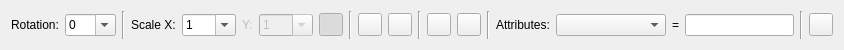
<?xml version="1.0" encoding="UTF-8"?>
<ui version="4.0">
 <class>InsertBlock</class>
 <widget class="QWidget" name="InsertBlock">
  <property name="geometry">
   <rect>
    <x>0</x>
    <y>0</y>
    <width>844</width>
    <height>50</height>
   </rect>
  </property>
  <layout class="QHBoxLayout" name="horizontalLayout">
   <item>
    <widget class="QLabel" name="label_2">
     <property name="text">
      <string>Rotation:</string>
     </property>
    </widget>
   </item>
   <item>
    <widget class="QComboBox" name="Rotation">
     <property name="minimumSize">
      <size>
       <width>50</width>
       <height>0</height>
      </size>
     </property>
     <property name="maximumSize">
      <size>
       <width>75</width>
       <height>16777215</height>
      </size>
     </property>
     <property name="toolTip">
      <string>Rotate block&lt;br&gt;by this angle</string>
     </property>
     <property name="editable">
      <bool>true</bool>
     </property>
     <item>
      <property name="text">
       <string notr="true">0</string>
      </property>
     </item>
     <item>
      <property name="text">
       <string notr="true">30</string>
      </property>
     </item>
     <item>
      <property name="text">
       <string notr="true">45</string>
      </property>
     </item>
     <item>
      <property name="text">
       <string notr="true">60</string>
      </property>
     </item>
     <item>
      <property name="text">
       <string notr="true">90</string>
      </property>
     </item>
     <item>
      <property name="text">
       <string notr="true">120</string>
      </property>
     </item>
     <item>
      <property name="text">
       <string notr="true">135</string>
      </property>
     </item>
     <item>
      <property name="text">
       <string notr="true">150</string>
      </property>
     </item>
     <item>
      <property name="text">
       <string notr="true">180</string>
      </property>
     </item>
     <item>
      <property name="text">
       <string notr="true">210</string>
      </property>
     </item>
     <item>
      <property name="text">
       <string notr="true">225</string>
      </property>
     </item>
     <item>
      <property name="text">
       <string notr="true">240</string>
      </property>
     </item>
     <item>
      <property name="text">
       <string notr="true">270</string>
      </property>
     </item>
     <item>
      <property name="text">
       <string notr="true">300</string>
      </property>
     </item>
     <item>
      <property name="text">
       <string notr="true">315</string>
      </property>
     </item>
     <item>
      <property name="text">
       <string notr="true">330</string>
      </property>
     </item>
    </widget>
   </item>
   <item>
    <widget class="Line" name="line_2">
     <property name="orientation">
      <enum>Qt::Vertical</enum>
     </property>
    </widget>
   </item>
   <item>
    <widget class="QLabel" name="ScaleXLabel">
     <property name="text">
      <string>Scale X:</string>
     </property>
    </widget>
   </item>
   <item>
    <widget class="QComboBox" name="ScaleX">
     <property name="minimumSize">
      <size>
       <width>50</width>
       <height>0</height>
      </size>
     </property>
     <property name="maximumSize">
      <size>
       <width>75</width>
       <height>16777215</height>
      </size>
     </property>
     <property name="toolTip">
      <string>Scale block in X&lt;br&gt;by this factor</string>
     </property>
     <property name="editable">
      <bool>true</bool>
     </property>
     <item>
      <property name="text">
       <string notr="true">1</string>
      </property>
     </item>
     <item>
      <property name="text">
       <string notr="true">1/2</string>
      </property>
     </item>
     <item>
      <property name="text">
       <string notr="true">1/3</string>
      </property>
     </item>
     <item>
      <property name="text">
       <string notr="true">1/4</string>
      </property>
     </item>
     <item>
      <property name="text">
       <string notr="true">1/5</string>
      </property>
     </item>
     <item>
      <property name="text">
       <string notr="true">1/10</string>
      </property>
     </item>
     <item>
      <property name="text">
       <string notr="true">2</string>
      </property>
     </item>
     <item>
      <property name="text">
       <string notr="true">3</string>
      </property>
     </item>
     <item>
      <property name="text">
       <string notr="true">4</string>
      </property>
     </item>
     <item>
      <property name="text">
       <string notr="true">5</string>
      </property>
     </item>
     <item>
      <property name="text">
       <string notr="true">10</string>
      </property>
     </item>
    </widget>
   </item>
   <item>
    <widget class="QLabel" name="ScaleYLabel">
     <property name="enabled">
      <bool>false</bool>
     </property>
     <property name="text">
      <string>Y:</string>
     </property>
    </widget>
   </item>
   <item>
    <widget class="QComboBox" name="ScaleY">
     <property name="enabled">
      <bool>false</bool>
     </property>
     <property name="minimumSize">
      <size>
       <width>50</width>
       <height>0</height>
      </size>
     </property>
     <property name="maximumSize">
      <size>
       <width>75</width>
       <height>16777215</height>
      </size>
     </property>
     <property name="toolTip">
      <string>Scale block in Y&lt;br&gt;by this factor</string>
     </property>
     <property name="editable">
      <bool>true</bool>
     </property>
     <item>
      <property name="text">
       <string notr="true">1</string>
      </property>
     </item>
     <item>
      <property name="text">
       <string notr="true">1/2</string>
      </property>
     </item>
     <item>
      <property name="text">
       <string notr="true">1/3</string>
      </property>
     </item>
     <item>
      <property name="text">
       <string notr="true">1/4</string>
      </property>
     </item>
     <item>
      <property name="text">
       <string notr="true">1/5</string>
      </property>
     </item>
     <item>
      <property name="text">
       <string notr="true">1/10</string>
      </property>
     </item>
     <item>
      <property name="text">
       <string notr="true">2</string>
      </property>
     </item>
     <item>
      <property name="text">
       <string notr="true">3</string>
      </property>
     </item>
     <item>
      <property name="text">
       <string notr="true">4</string>
      </property>
     </item>
     <item>
      <property name="text">
       <string notr="true">5</string>
      </property>
     </item>
     <item>
      <property name="text">
       <string notr="true">10</string>
      </property>
     </item>
    </widget>
   </item>
   <item>
    <widget class="QToolButton" name="KeepProportions">
     <property name="toolTip">
      <string>Keep Proportions</string>
     </property>
     <property name="icon">
      <iconset>
       <normaloff>KeepProportionsOn.svg</normaloff>KeepProportionsOn.svg</iconset>
     </property>
     <property name="checkable">
      <bool>true</bool>
     </property>
     <property name="checked">
      <bool>true</bool>
     </property>
    </widget>
   </item>
   <item>
    <widget class="Line" name="line_4">
     <property name="orientation">
      <enum>Qt::Vertical</enum>
     </property>
    </widget>
   </item>
   <item>
    <widget class="QToolButton" name="FlipHorizontal">
     <property name="toolTip">
      <string>Flip block&lt;br&gt;horizontally</string>
     </property>
     <property name="icon">
      <iconset>
       <normaloff>FlipHorizontal.svg</normaloff>FlipHorizontal.svg</iconset>
     </property>
    </widget>
   </item>
   <item>
    <widget class="QToolButton" name="FlipVertical">
     <property name="toolTip">
      <string>Flip block&lt;br&gt;vertically</string>
     </property>
     <property name="icon">
      <iconset>
       <normaloff>FlipVertical.svg</normaloff>FlipVertical.svg</iconset>
     </property>
    </widget>
   </item>
   <item>
    <widget class="Line" name="line_3">
     <property name="orientation">
      <enum>Qt::Vertical</enum>
     </property>
    </widget>
   </item>
   <item>
    <widget class="QToolButton" name="Single">
     <property name="toolTip">
      <string>Single Block</string>
     </property>
     <property name="icon">
      <iconset>
       <normaloff>SingleBlock.svg</normaloff>SingleBlock.svg</iconset>
     </property>
     <property name="checkable">
      <bool>false</bool>
     </property>
     <property name="checked">
      <bool>false</bool>
     </property>
    </widget>
   </item>
   <item>
    <widget class="QToolButton" name="Array">
     <property name="toolTip">
      <string>Array of Blocks</string>
     </property>
     <property name="icon">
      <iconset>
       <normaloff>ArrayOfBlocks.svg</normaloff>ArrayOfBlocks.svg</iconset>
     </property>
     <property name="checkable">
      <bool>false</bool>
     </property>
     <property name="checked">
      <bool>false</bool>
     </property>
    </widget>
   </item>
   <item>
    <widget class="Line" name="line">
     <property name="orientation">
      <enum>Qt::Vertical</enum>
     </property>
    </widget>
   </item>
   <item>
    <widget class="QLabel" name="AttributeLabel">
     <property name="text">
      <string notr="true">Attributes:</string>
     </property>
    </widget>
   </item>
   <item>
    <widget class="QComboBox" name="AttributeTag">
     <property name="sizePolicy">
      <sizepolicy hsizetype="MinimumExpanding" vsizetype="Fixed">
       <horstretch>0</horstretch>
       <verstretch>0</verstretch>
      </sizepolicy>
     </property>
     <property name="minimumSize">
      <size>
       <width>80</width>
       <height>0</height>
      </size>
     </property>
     <property name="maximumSize">
      <size>
       <width>150</width>
       <height>16777215</height>
      </size>
     </property>
    </widget>
   </item>
   <item>
    <widget class="QLabel" name="AttributeEqualLabel">
     <property name="maximumSize">
      <size>
       <width>20</width>
       <height>16777215</height>
      </size>
     </property>
     <property name="text">
      <string notr="true">=</string>
     </property>
     <property name="alignment">
      <set>Qt::AlignCenter</set>
     </property>
    </widget>
   </item>
   <item>
    <widget class="QLineEdit" name="AttributeValue">
     <property name="minimumSize">
      <size>
       <width>50</width>
       <height>0</height>
      </size>
     </property>
     <property name="maximumSize">
      <size>
       <width>150</width>
       <height>16777215</height>
      </size>
     </property>
    </widget>
   </item>
   <item>
    <widget class="Line" name="AttributeSeparator">
     <property name="orientation">
      <enum>Qt::Vertical</enum>
     </property>
    </widget>
   </item>
   <item>
    <widget class="QToolButton" name="Reset"/>
   </item>
  </layout>
 </widget>
 <resources/>
 <connections/>
</ui>
